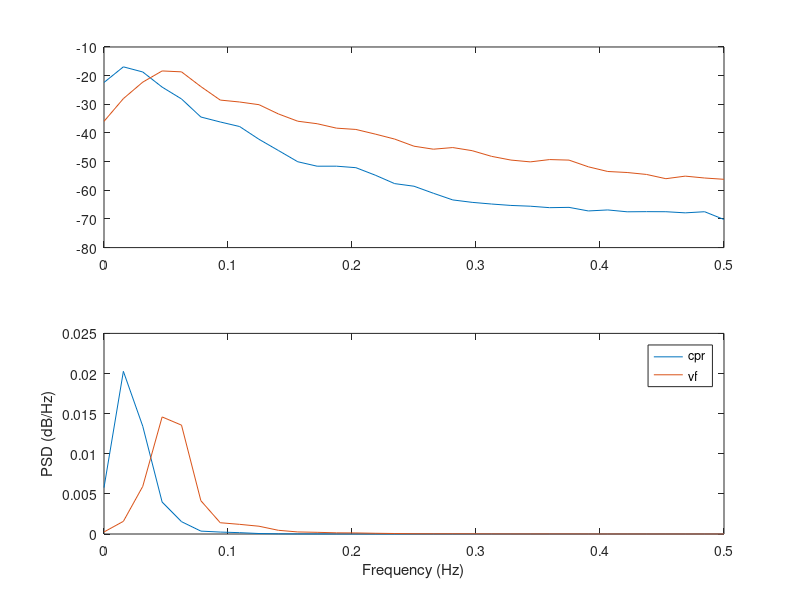
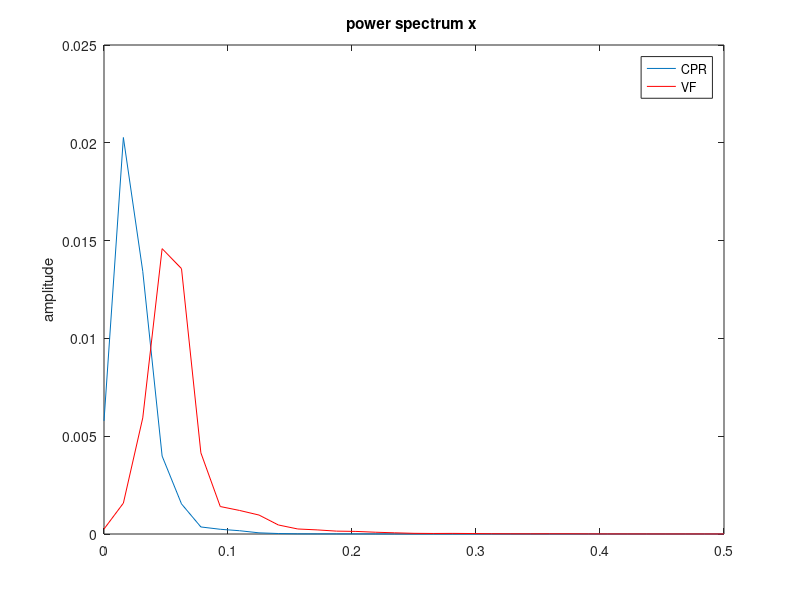
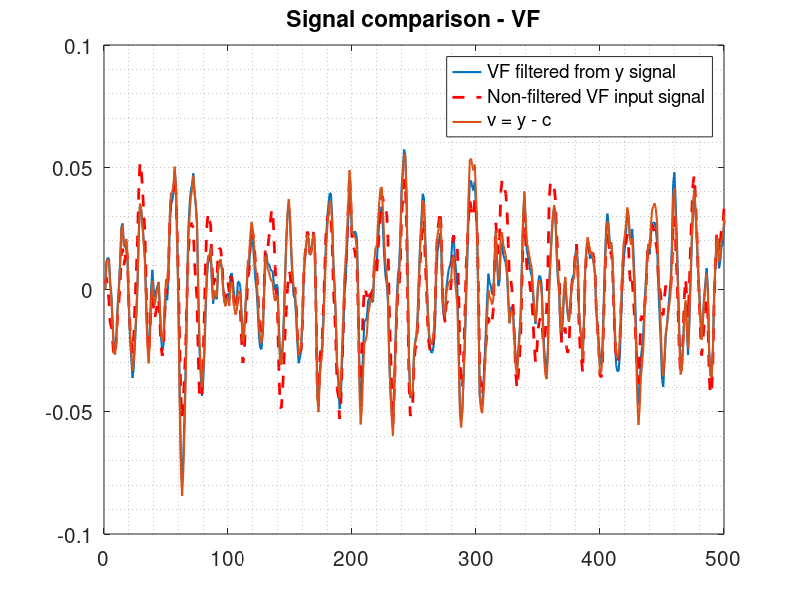
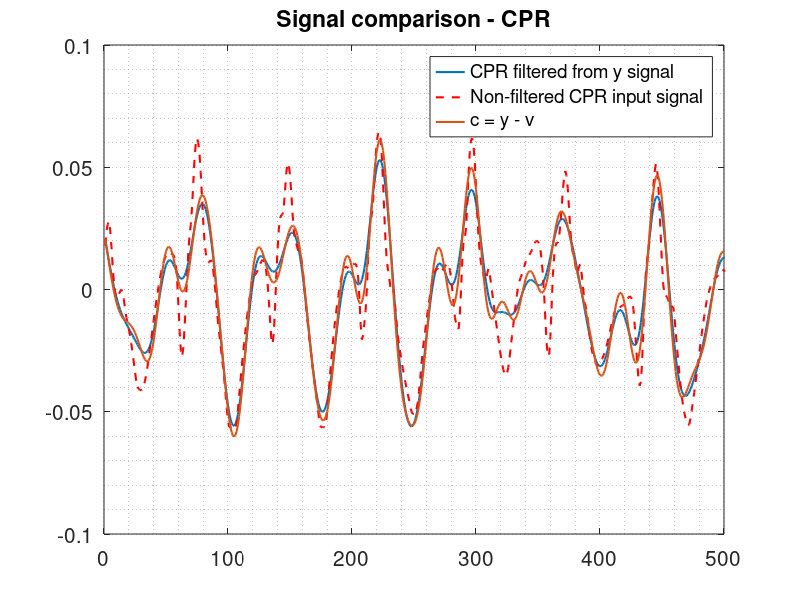

These figures' MATLAB source, in order:

clear all

% --- Load the data

load asystole_and_cpr__learn.mat  
cpr_data = data;
load pure_vf__learn.mat
vf_data = data; 
clear data

%%
% 
i = 1; j = 1; TT = 300;  
% snr = 0; alpha = sqrt(1 / 10^(snr/10));
%opt.exct = [1]; opt.disp = 'off'; opt.maxiter = 100;
%
% extract the signals
v = vf_data(i).ecg;  v = v(:);
c = cpr_data(j).ecg; c = c(:);
u = cpr_data(j).x_signal; u = u(:);
%
vf_t   = vf_data(i).time; vf_t = vf_t(:);
vf_ts  = (vf_t(end)  - vf_t(1)) / length(v);  % VF  sampling time
cpr_t  = cpr_data(j).time; cpr_t = cpr_t(:);    
cpr_ts = (cpr_t(end) - cpr_t(1)) / length(c); % CPR sampling time
%
% resample

v_resampled = resample(v, 100, round(1 / vf_ts));
c_resampled = resample(c, 100, round(1 / cpr_ts));
u_resampled = resample(u, 100, round(1 / cpr_ts));
clear v
clear c
clear u

% vf_t_resampled = linspace(vf_t(1), vf_t(end), length(v_resampled));
% cpr_t_resampled = linspace(cpr_t(1), cpr_t(end), length(c_resampled));

% subplot(121)
% plot(vf_t)
% subplot(122)
% plot(vf_t_resampled)
% 
% subplot(121)
% plot(vf_t, v)
% 
% hold on
% plot(vf_t_resampled, v_resampled)
% hold off 
% 
% subplot(122)
% plot(cpr_t, c)
% 
% hold on
% plot(cpr_t_resampled, c_resampled)
% hold off
%%
% truncate the longer signal
vf_n  = length(v_resampled);
cpr_n = length(c_resampled);


if cpr_n > vf_n
  c_trunc = c_resampled(1:vf_n);
  v_trunc = v_resampled(:);
  u_trunc = u_resampled(1:vf_n);
  T = linspace(0, vf_t(end) - vf_t(1), vf_n); % time vector;
  % linspace = a vector of N equally distanced elements
  % linspace(start, end, no_elem)
else
  v_trunc = v_resampled(1:cpr_n);
  c_trunc = c_resampled(:);
  u_trunc = u_resampled(:);
  T = linspace(0, cpr_t(end) - cpr_t(1), cpr_n);
end

clear v_resampled
clear c_resampled
clear u_resampled

% subplot(221)
% plot(cpr_t_resampled, c_resampled)
% 
% subplot(223)
% plot(T, c_trunc)
% 
% subplot(222)
% plot(vf_t_resampled, v_resampled)
% 
% subplot(224)
% plot(T, v_trunc)
%%
% detrend
c_detr = detrend(c_trunc,'constant'); % normalizes(?) data -> mean value is 0
v_detr = detrend(v_trunc,'constant');
u_detr = detrend(u_trunc, 'constant');

clear c_trunc
clear v_trunc
clear u_trunc;

% subplot(121)
% plot(c_detr)
% 
% hold on
% plot(c_trunc)
% hold off
% 
% subplot(122)
% plot(v_detr)
% 
% hold on
% plot(v_trunc)
% hold off

%%
% normalize
v_norm = v_detr / norm(v_detr);
c_norm = c_detr / norm(c_detr);
u_norm = u_detr / norm(u_detr);

clear v_detr
clear c_detr
clear u_detr

% subplot(121)
% plot(c_detr)
% 
% hold on
% plot(c_norm)
% hold off
% 
% subplot(122)
% plot(v_detr)
% 
% hold on
% plot(v_norm)
% hold off

%%

% cs = alpha * c_norm;
y = v_norm + c_norm;

% --- Low-pass FIR filtering

% figure
% pwelch(cs), hold on, pwelch(v_norm)
% ax = axis;  
% plot([0.075 0.075 ax(3:4)],'--')
% set(gca,'fontsize',20), xlabel('x'), ylabel('y'), title('t')

%%
figure
[pcs, fcs] = pwelch(c_norm);
[pv, fv] = pwelch(v_norm);

subplot(211)
plot(fcs,10*log10(pcs))
hold on
plot(fv, 10*log10(pv))
hold off

subplot(212)
plot(fcs, pcs)
hold on
plot(fv, pv)
hold off

xlabel('Frequency (Hz)')
ylabel('PSD (dB/Hz)')
legend('cpr', 'vf')
%%
figure
pwelch(c_norm)
hold on
pwelch(v_norm)
h = get(gca, 'Children');
set(h(1), 'Color', 'r');
hold off

legend('CPR', 'VF')

%%
% design low-pass filter
cpr_filter = fir1(70, 0.082); 
vf_filter = fir1(100, 0.074, 'high');

% Hd = dfilt.dffir(vf_filter);

%
% show magnitude response
% 
% fvtool(vf_filter), 
% fvtool(cpr_filter)
% set(gca,'fontsize',20), xlabel('x'), ylabel('y'), title('t')
%
%%
% figure

vh = filtfilt(vf_filter, 1, v_norm);
% subplot(221)
% plot(v_norm)
% subplot(223)
% plot(vh)
% 
% yt = fft(v_norm, 512);
% ys = fftshift(abs(yt));
% w = -256:255;
% subplot(222)
% plot(w, ys)
% yt = fft(vh, 512);
% ys = fftshift(abs(yt));
% subplot(224)
% plot(w, ys)
% 
% figure

ch = filtfilt(cpr_filter, 1, c_norm);
% subplot(221)
% plot(cs)
% subplot(223)
% plot(ch)
% 
% yt = fft(cs, 512);
% ys = fftshift(abs(yt));
% w = -256:255;
% subplot(222)
% plot(w, ys)
% yt = fft(ch, 512);
% ys = fftshift(abs(yt));
% subplot(224)
% plot(w, ys)


% fvtool(cs), fvtool(ch), fvtool(v_norm), fvtool(vh)

% save('c_and_v_normalized.mat', 'c_norm', 'v_norm', '-v6');

%%

ych = filtfilt(cpr_filter, 1, y); %filtered cpr
yvh = filtfilt(vf_filter, 1, y); %filtered vf

vyc = y - ych;
cyv = y - yvh;

% snr_v = 10 * log10(norm(v_norm) ^ 2 / norm(vh - v_norm) ^ 2)
snr_v_filt = 10 * log10(norm(v_norm) ^ 2 / norm(yvh - v_norm) ^ 2)
snr_v_yc = 10 * log10(norm(v_norm) ^ 2 / norm(vyc - v_norm) ^ 2)
% 10 * log10(norm(vh) ^ 2 / norm(yvh - vh) ^ 2)
% snr_c = 10 * log10(norm(cs) ^ 2 / norm(ch - cs) ^ 2 )
snr_c_filt = 10 * log10(norm(c_norm) ^ 2 / norm(ych - c_norm) ^ 2 )
snr_c_yv = 10 * log10(norm(c_norm) ^ 2 / norm(cyv - c_norm) ^ 2 )
% 10 * log10(norm(ch) ^ 2 / norm(ych - ch) ^ 2 )

% figure
% subplot(311)
% plot(y, 'LineWidth', 1), title('y')
% subplot(312)
% plot(ych, 'LineWidth', 1), title('CPR (filtered from y)')
% subplot(313)
% plot(yvh, 'LineWidth', 1), title('VF (filtered from y)')

% figure
% plot(yvh, 'LineWidth', 1.5), title('Signal comparison - VF')
% hold on
% plot(vh, 'r--', 'LineWidth', 1.5)
% plot(v_norm, 'g:', 'LineWidth', 2)
% hold off
% legend('VF filtered from y signal', 'Filtered VF input signal', 'Non-filtered VF input signal')
% axis([0 500 -0.1 0.1]), set(gca, 'fontsize', 15), grid minor

figure
plot(yvh, 'LineWidth', 1.5), title('Signal comparison - VF')
hold on
plot(v_norm, 'r--', 'LineWidth', 2)
plot(vyc, 'LineWidth', 1.5)
hold off
legend('VF filtered from y signal', 'Non-filtered VF input signal', 'v = y - c')
axis([0 500 -0.1 0.1]), set(gca, 'fontsize', 15), grid minor
% 
figure
plot(ych, 'LineWidth', 1.5), title('Signal comparison - CPR')
hold on
plot(c_norm, 'r--', 'LineWidth', 1.5)  
plot(cyv, 'LineWidth', 1.5)
hold off
legend('CPR filtered from y signal', 'Non-filtered CPR input signal', 'c = y - v')
axis([0 500 -0.1 0.1]), set(gca, 'fontsize', 15), grid minor


% save('c_and_v_normalized.mat', 'c_norm', 'v_norm', '-v6');